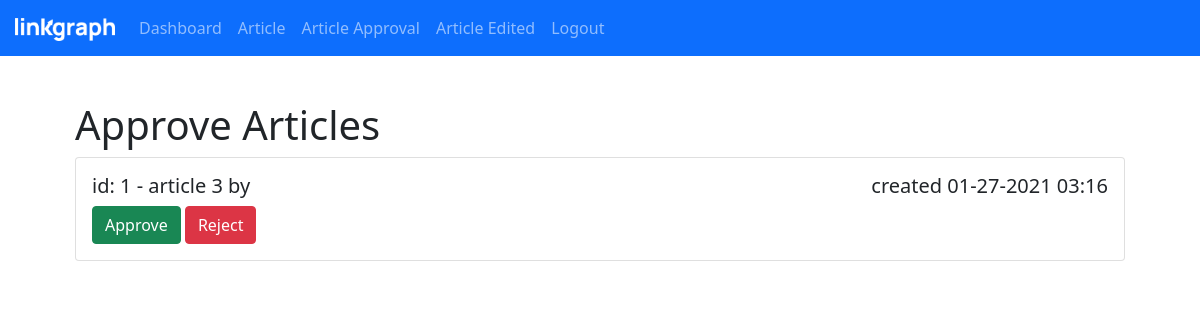
The app's page /article-approval (signed in), older data.
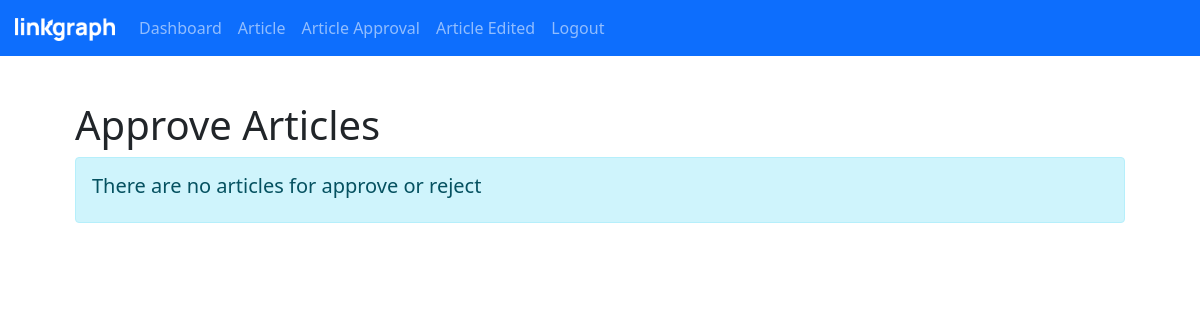
The same page, newer data.
### blog/models.py (models this page shows, shortened)
class Article(models.Model):
    PENDING = 'PD'
    ACCEPTED = 'ACT'
    REJECTED = 'RJT'
    STATUS_CHOICES = [
        (PENDING, 'Pending'),
        (ACCEPTED, 'Accepted'),
        (REJECTED, 'Rejected'),
    ]
    created_at = models.DateTimeField(auto_now_add=True)
    modified_at = models.DateTimeField(auto_now=True)
    title = models.CharField(max_length=200)
    content = models.TextField()
    status = models.CharField(max_length=20, choices=STATUS_CHOICES,
                              default=PENDING)
    written_by = models.ForeignKey(Writer,
                                   on_delete=models.CASCADE,
                                   related_name='written_by')
    edited_by = models.ForeignKey(Writer, on_delete=models.CASCADE, null=True,
                                  related_name='edited_by')

### blog/views.py (the view)
# urls.py: path('article-approval', views.article_approval, name='article-approval'),
@login_required()
def article_approval(request):
    writer = get_object_or_404(Writer, user=request.user)
    if not writer.is_editor:
        return not_editor(request)
    articles = Article.objects.filter(status=Article.PENDING)
    return render(request, "blog/article-approval.html", {
        "user": request.user,
        "articles": articles
    })

### blog/templates/blog/article-approval.html (shortened to what this page needs)
{% extends "blog/nav-base.html" %}
{% block title %} Approve Articles{% endblock %}
{% block content %}
  {% if articles.count == 0 %}
  <div class="alert alert-info" role="alert">
    <h5>There are no articles for approve or reject</h5>
  </div>
  {% endif %} {% for article in articles %}
  <div class="card">
    <div class="card-body">
      <h5 class="card-title">id: {{article.id}} - {{article.title}} by {{article.written_by}}
        <span class="float-right">created {{article.created_at|date:'m-d-Y H:i'}}</span>
      </h5>
      <form style="display: inline" action="approve/{{article.id}}" method="GET">
        <button class="btn btn-success" href="#" class="card-link">
          Approve
        </button>
      </form>
      <form style="display: inline" action="reject/{{article.id}}">
        <button class="btn btn-danger" href="#" class="card-link">Reject</button>
      </form>
    </div>
  </div>
  {% endfor %}
{% endblock %}

Row changes from the older to the newer data that the page shows:
no longer on this page (row edited): Article: id "1", title "article 3", created_at "01-27-2021 03:16"
Text that changed along with them:
text now shown: "There are no articles for approve or reject"
